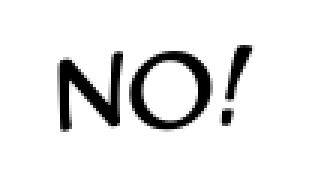
#> input picture integration/ocr-benchmark/20261102/android/app/src/main/assets/cases/en-anime-1.png, 103 x 59 px (shown 3 times larger)
$ python -i run_paddle_pipeline.py   (imports and definitions only)
#> lines starting #> are read from the running program, lines starting #| are printed output that depends on the picture
#> (reads integration/ocr-benchmark/20261102/report/cases.json from the repository)
#> further down, picture is the input picture: shape (59, 103, 3); min 0, max 255, mean 230
from pathlib import Path
import json,math,time,os
import numpy as np,cv2,onnxruntime as ort,yaml
# [1 line that did not run here, left out]
# [1 line that did not run here, left out]
def order(q):
 q=sorted(q.tolist(),key=lambda p:p[0]);left=sorted(q[:2],key=lambda p:p[1]);right=sorted(q[2:],key=lambda p:p[1]);return np.array([left[0],right[0],right[1],left[1]],np.float32)
def expand(q):
 area=cv2.contourArea(q,oriented=True);per=cv2.arcLength(q,True);distance=abs(area)*1.5/per
 normals=[]
 for a,b in zip(q,np.roll(q,-1,axis=0)):
  dx,dy=b-a;length=np.hypot(dx,dy);normals.append((dy/length,-dx/length) if area>0 else (-dy/length,dx/length))
 points=[];step=2*math.acos(max(-1,min(1,1-.25/distance)))
 for i,center in enumerate(q):
  a=math.atan2(normals[i-1][1],normals[i-1][0]);b=math.atan2(normals[i][1],normals[i][0])
  if area>0:
   while b<a:b+=2*math.pi
  else:
   while b>a:b-=2*math.pi
  n=max(1,math.ceil(abs(b-a)/step))
  for j in range(n+1):angle=a+(b-a)*j/n;points.append(center+distance*np.array([math.cos(angle),math.sin(angle)]))
 return np.array(points,np.float32)
def detect(im):
 h,w=im.shape[:2];scale=min(1,960/max(h,w));nh=max(32,round(int(h*scale)/32)*32);nw=max(32,round(int(w*scale)/32)*32);x=cv2.resize(im,(nw,nh)).astype(np.float32)/255.;x=(x-np.array([.485,.456,.406],np.float32))/np.array([.229,.224,.225],np.float32);prob=det.run(None,{det.get_inputs()[0].name:x.transpose(2,0,1)[None].copy()})[0][0,0];contours,_=cv2.findContours((prob>.3).astype('uint8')*255,cv2.RETR_LIST,cv2.CHAIN_APPROX_SIMPLE);boxes=[]
#> after `h, w = im.shape[:2]`: h = 59; w = 103
#> after `scale = min(1, 960 / max(h, w))`: scale = 1
#> after `nh = max(32, round(int(h * scale) / 32) * 32)`: nh = 64
#> after `nw = max(32, round(int(w * scale) / 32) * 32)`: nw = 96
#> after `x = cv2.resize(im, (nw, nh)).astype(np.float32) / 255.0`:
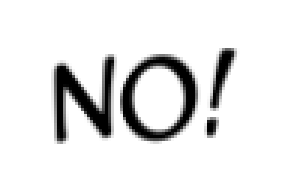
#> x: shape (64, 96, 3) float32 (shown 3 times larger); min 0, max 1, mean 0.902
#> after `x = (x - np.array([0.485, 0.456, 0.406], np.float32)) / np.array([0.22`:
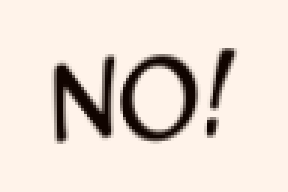
#> x: shape (64, 96, 3) float32 (shown 3 times larger); mean B, G, R 1.82, 1.99, 2.21; drawn with min black and max white
 for contour in contours[:3000]:
  rect=cv2.minAreaRect(contour)
  if min(rect[1])<3:continue
  q=order(cv2.boxPoints(rect));mask=np.zeros(prob.shape,np.uint8);cv2.fillPoly(mask,[q.astype('int32')],1)
  if cv2.mean(prob,mask)[0]<.6:continue
  exp=cv2.minAreaRect(expand(q))
  if min(exp[1])<5:continue
  q=order(cv2.boxPoints(exp));q[:,0]=np.clip(np.rint(q[:,0]*w/nw),0,w);q[:,1]=np.clip(np.rint(q[:,1]*h/nh),0,h)
  if np.linalg.norm(q[1]-q[0])<=3 or np.linalg.norm(q[3]-q[0])<=3:continue
  boxes.append(q)
 # Single-line crops: use horizontal ordering within the one known source line.
 return sorted(boxes,key=lambda q:q[:,0].min())
def crop(im,q):
 q=order(cv2.boxPoints(cv2.minAreaRect(q)));w=max(1,int(max(np.linalg.norm(q[0]-q[1]),np.linalg.norm(q[2]-q[3]))));h=max(1,int(max(np.linalg.norm(q[0]-q[3]),np.linalg.norm(q[1]-q[2]))));target=np.array([[0,0],[w,0],[w,h],[0,h]],np.float32);out=cv2.warpPerspective(im,cv2.getPerspectiveTransform(q,target),(w,h),flags=cv2.INTER_CUBIC,borderMode=cv2.BORDER_REPLICATE)
 if h/w>=1.5:out=cv2.rotate(out,cv2.ROTATE_90_COUNTERCLOCKWISE)
 return out
def recognize(image,rec,dictionary):
 boxes=detect(image);lines=[]
 for box in boxes:
  im=crop(image,box);h,w=im.shape[:2];im=cv2.resize(cv2.cvtColor(im,cv2.COLOR_BGR2RGB),(min(3200,math.ceil(48*w/h)),48)).astype(np.float32)/127.5-1;out=rec.run(None,{rec.get_inputs()[0].name:im.transpose(2,0,1)[None].copy()})[0][0];indices=out.argmax(axis=-1);previous=-1;text=''
  for value in indices:
   value=int(value)
   if value and value!=previous:text+=dictionary[value]
   previous=value
  x,y=box.min(axis=0);right,bottom=box.max(axis=0)
  lines.append(dict(text=text,x=float(x),y=float(y),width=float(right-x),height=float(bottom-y)))
 return lines
# [9 lines not run here, left out]

>>> import cv2
>>> picture = cv2.imread('android/app/src/main/assets/cases/en-anime-1.png')
#> (the run stopped early here; a loop or call above may not have finished)
